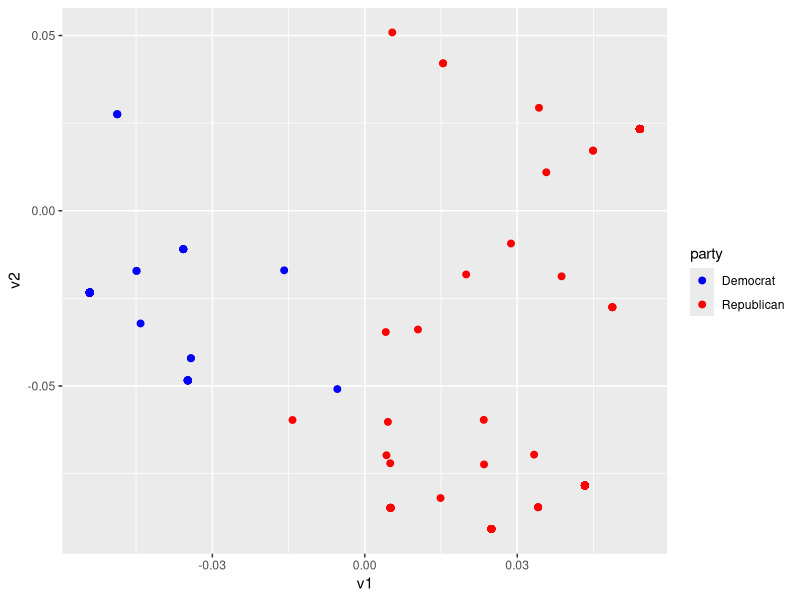
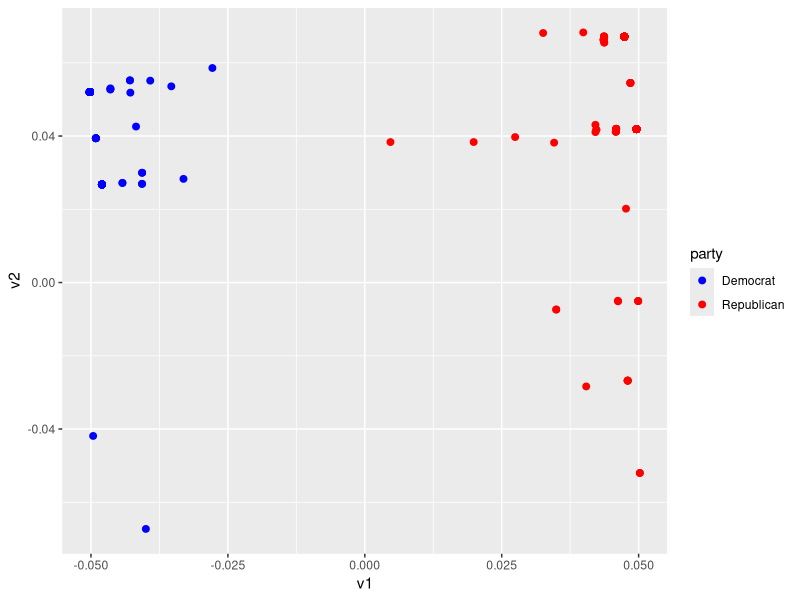

Generate these figures, in order, with R:
## ---- chunk 1
knitr::opts_chunk$set(echo = TRUE)
## ---- chunk 2
library(readr)
library(ggplot2)
## ---- chunk 3
Bfile<-read.csv("fullmatrix.csv")
head(Bfile)

B<-as.matrix(Bfile[1:429,4:9])
btb<-t(B)%*%B
btb
eigen(btb)
## ---- chunk 4
u1<-svd(btb)$u[,1]/norm(svd(btb)$u[,1],'2') #normalized dominate eigenvector
u2<-svd(btb)$u[,2]/norm(svd(btb)$u[,2], '2') #normalized second eigenvector
btbval <- svd(btb)$d
head(u1)

## ---- chunk 5
btbval/sum(btbval)
## ---- chunk 6
bbt <- B %*% t(B)
v1 <- eigen(bbt)$vectors[,1]/norm(eigen(bbt)$vectors[,1],'2') #normalized v1
v2 <- eigen(bbt)$vectors[,2]/norm(eigen(bbt)$vectors[,2],'2') #normalized v2

russian <- data.frame(
  party = Bfile[1:429,3],
  v1 = v1,
  v2 = v2
)

ggplot() + 
  geom_point(data = russian, aes(x = v1, y = v2, color = party),size=2) +
  scale_color_manual(values = c("Democrat" = "blue", "Republican" = "red"))

## ---- chunk 7
appro <- sqrt(eigen(btb)$values[1]) * u1 %*% t(v1) + sqrt(eigen(btb)$values[2]) * u2 %*% t(v2)
appro
## ---- chunk 8

Bfile<-read.csv("fullmatrix.csv")
head(Bfile)

B<-as.matrix(Bfile[1:429,10:24])
btb<-t(B)%*%B
btb
eigen(btb)

u1<-svd(btb)$u[,1]/norm(svd(btb)$u[,1],'2') #normalized dominate eigenvector
u2<-svd(btb)$u[,2]/norm(svd(btb)$u[,2],'2') #normalized second eigenvector
btbval <- svd(btb)$d
head(u1)


btbval/sum(btbval)

bbt <- B %*% t(B)
v1 <- eigen(bbt)$vectors[,1]/norm(eigen(bbt)$vectors[,1],'2') #normalized v1
v2 <- eigen(bbt)$vectors[,2]/norm(eigen(bbt)$vectors[,2],'2') #normalized v2

controversial <- data.frame(
  party = Bfile[1:429,3],
  v1 = v1,
  v2 = v2
)

ggplot() + 
  geom_point(data = controversial, aes(x = v1, y = v2, color = party),size=2) +
  scale_color_manual(values = c("Democrat" = "blue", "Republican" = "red"))


appro <- sqrt(eigen(btb)$values[1]) * u1 %*% t(v1) + sqrt(eigen(btb)$values[2]) * u2 %*% t(v2)
appro
